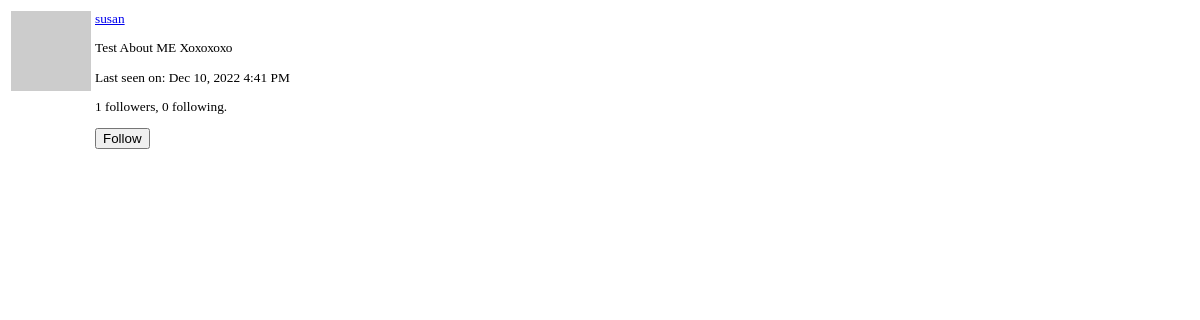
The page /user/susan/popup (signed in) on the database as committed earlier.
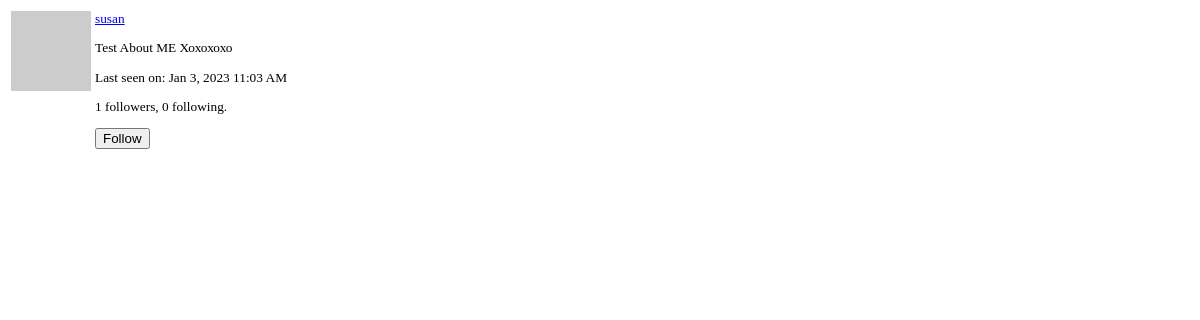
The same page on the database as committed later.
### app/models.py (models this page shows, shortened)
class User(UserMixin, db.Model):
    id = db.Column(
        db.Integer,
        primary_key=True,
    )
    username = db.Column(
        db.String(64),
        index=True,
        unique=True,
    )
    email = db.Column(
        db.String(120),
        index=True,
        unique=True,
    )
    password_hash = db.Column(
        db.String(128),
    )
    about_me = db.Column(
        db.String(140)
    )
    last_seen = db.Column(
        db.DateTime,
        default=datetime.utcnow
    )
    posts = db.relationship(
        'Post',
        backref='author',
        lazy='dynamic',
    )
    followed = db.relationship(
        'User',
        secondary=followers,
        primaryjoin=(followers.c.follower_id == id),
        secondaryjoin=(followers.c.followed_id == id),
        backref=db.backref('followers', lazy='dynamic'),
        lazy='dynamic',
    )
    messages_sent = db.relationship(
        'Message',
        foreign_keys='Message.sender_id',
        backref='author',
        lazy='dynamic',
    )
    messages_received = db.relationship(
        'Message',
        foreign_keys='Message.recipient_id',
        backref='recipient',
        lazy='dynamic',
    )
    last_message_read_time = db.Column(
        db.DateTime,
    )
    notifications = db.relationship(
        'Notification',
        backref='user',
        lazy='dynamic',
    )
    def avatar(self, size):
        digest = md5(self.email.lower().encode('utf-8')).hexdigest()
        return f'https://www.gravatar.com/avatar/{digest}?d=identicon&s={size}'
    def is_following(self, user):
        return self.followed.filter(
            followers.c.followed_id == user.id).count() > 0

### app/main/routes.py (the view)
@bp.route('/user/<username>/popup')
@login_required
def user_popup(username):
    user = User.query.filter_by(username=username).first_or_404()
    form = EmptyForm()
    context = {
        'user': user,
        'form': form,
    }
    return render_template('user_popup.html', **context)

### app/main/forms.py
class SearchForm(FlaskForm):
    q = StringField(
        _l('Search'),
        validators=[DataRequired()]
    )
    def __init__(self, *args, **kwargs):
        if 'formdata' not in kwargs:
            kwargs['formdata'] = request.args
        if 'meta' not in kwargs:
            kwargs['meta'] = {'csrf': False}
        super(SearchForm, self).__init__(*args, **kwargs)

class EmptyForm(FlaskForm):
    submit = SubmitField(_('Submit'))

### app/main/routes.py (called while the page is built)
@bp.before_request
def before_request():
    if current_user.is_authenticated:
        current_user.last_seen = datetime.utcnow()
        db.session.commit()
        g.search_form = SearchForm()
    g.locale = str(get_locale())

### app/models.py (called while the page is built)
@login.user_loader
def load_user(id):
    return User.query.get(int(id))

    @classmethod
    def before_commit(cls, session):
        session._changes = {
            'add': list(session.new),
            'update': list(session.dirty),
            'delete': list(session.deleted),
        }

### app/templates/user_popup.html (shortened to what this page needs)
{% block app_content %}
  <table style="table">
    <tr valign="top">
      <td width="64px" style="border: 0px;"><img src="{{ user.avatar(64) }}"></td>
      <td style="border: 0px;">
        <small>
          <p>
            <a href="{{ url_for('main.user', username=user.username)}}">
              {{ user.username }}
            </a>
          </p>
          {% if user.about_me %}
            <p>
              {{ user.about_me }}
            </p>
          {% endif %}
          {% if user.last_seen %}
            <p>
              {{ _('Last seen on') }}: {{ moment(user.last_seen).format('lll') }}
            </p>
          {% endif %}
          <p>
            {{ _('%(count)d followers', count=user.followers.count()) }},
            {{ _('%(count)d following.', count=user.followed.count()) }}
          </p>
          {% if user == current_user %}
            <p>
              <a href="{{ url_for('main.edit_profile') }}">{{ _('Edit your profile') }}</a>
            </p>
          {% elif not current_user.is_following(user)%}
            <p>
              <form action="{{ url_for('main.follow', username=user.username) }}" method="post">
                {{ form.submit(value=_('Follow'), class_='btn btn-link btn-sm')}}
              </form>
            </p>
          {% endif %}
          </small>
      </td>
    </tr>
  </table>
{% endblock app_content %}

Rows that differ between the two databases and show on the page:
changed User "susan": last_seen "Dec 10, 2022 4:41 PM" → "Jan 3, 2023 11:03 AM"
